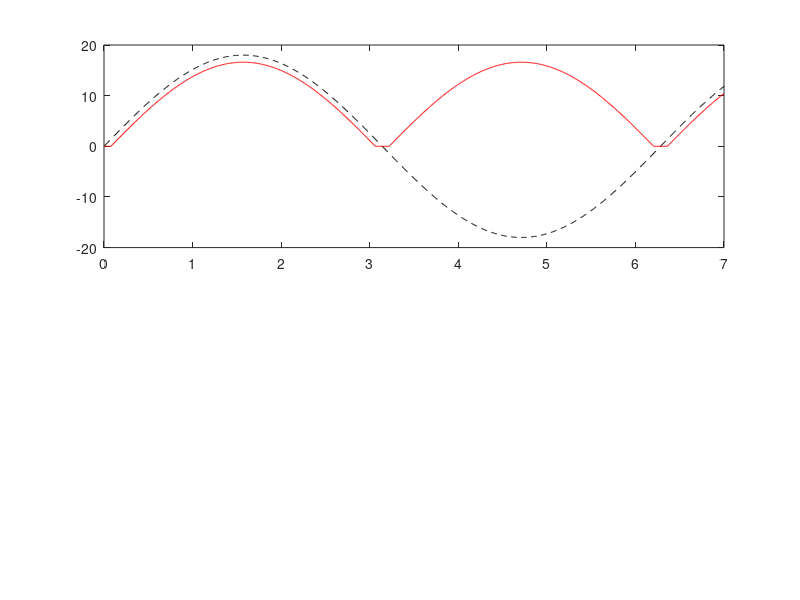
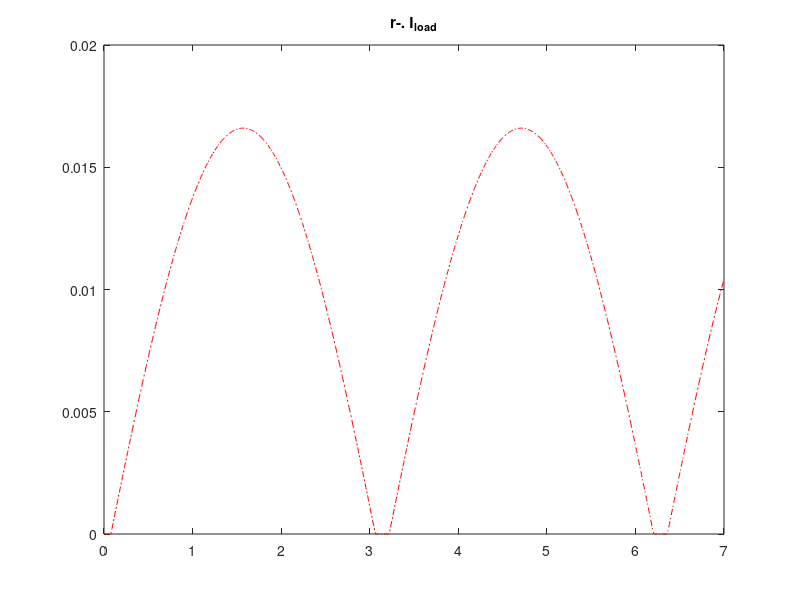
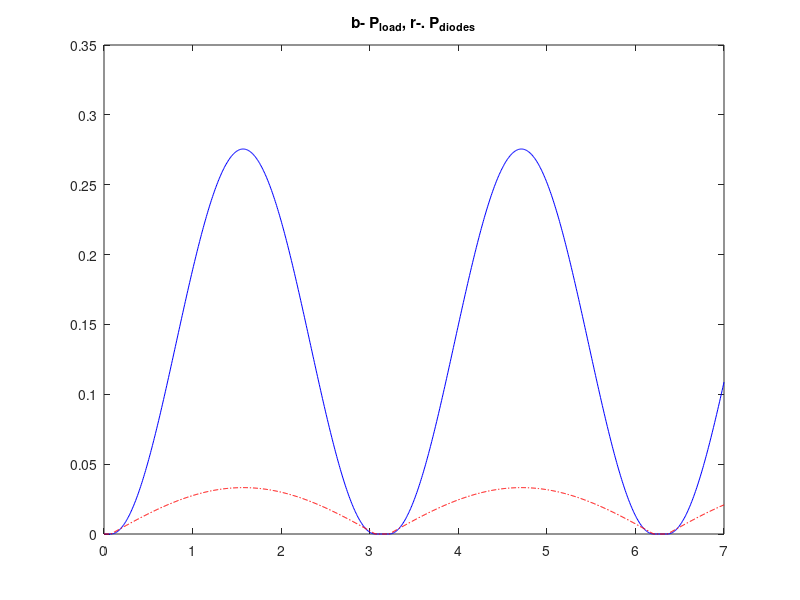
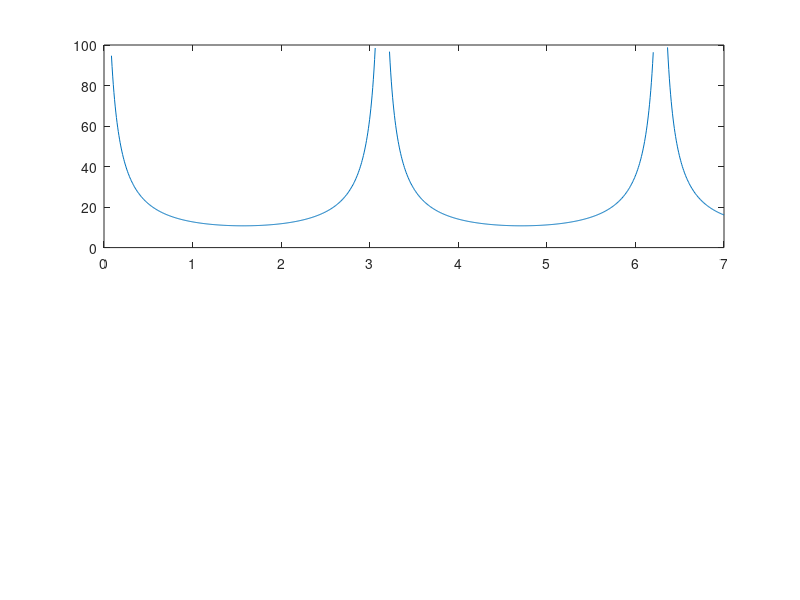

Source code (MATLAB) for these figures, in order: (Note: this script raises an error after producing the figures.)
% script RR_Ex10_13_full_wave_rectifier
clear, close all, R=1000; Tmax=7; N=1000; omega=Tmax/N; A=18; Vd=0.7;
for i=1:N
  omega_t(i)=(i-1)/(N-1)*Tmax;
  Vi(i)=A*sin(omega_t(i));
  if abs(Vi(i))<2*Vd; Vo(i)=0;
  else Vo(i)=abs(Vi(i))-2*Vd; end
  I_load(i)=Vo(i)/R;
  P_load(i)=Vo(i)*I_load(i);
  P_diodes(i)=2*I_load(i);
  epsilon(i)=P_diodes(i)/(P_load(i)+P_diodes(i));
end
figure(1), subplot(2,1,1); plot(omega_t,Vi,'k--'),  hold on
           plot(omega_t,Vo,'r-')
figure(2), plot(omega_t,I_load,'r-.'), title('r-. I_{load}'),
figure(3), plot(omega_t,P_load,'b-'), hold on 
           plot(omega_t,P_diodes,'r-.'), title('b- P_{load}, r-. P_{diodes}')
figure(4); subplot(2,1,1); plot(omega_t,100*epsilon)

average_value_of_Vo=sum(Vo)/N
average_value_of_epsilon=sum(epsilon,'omitnan')/N
